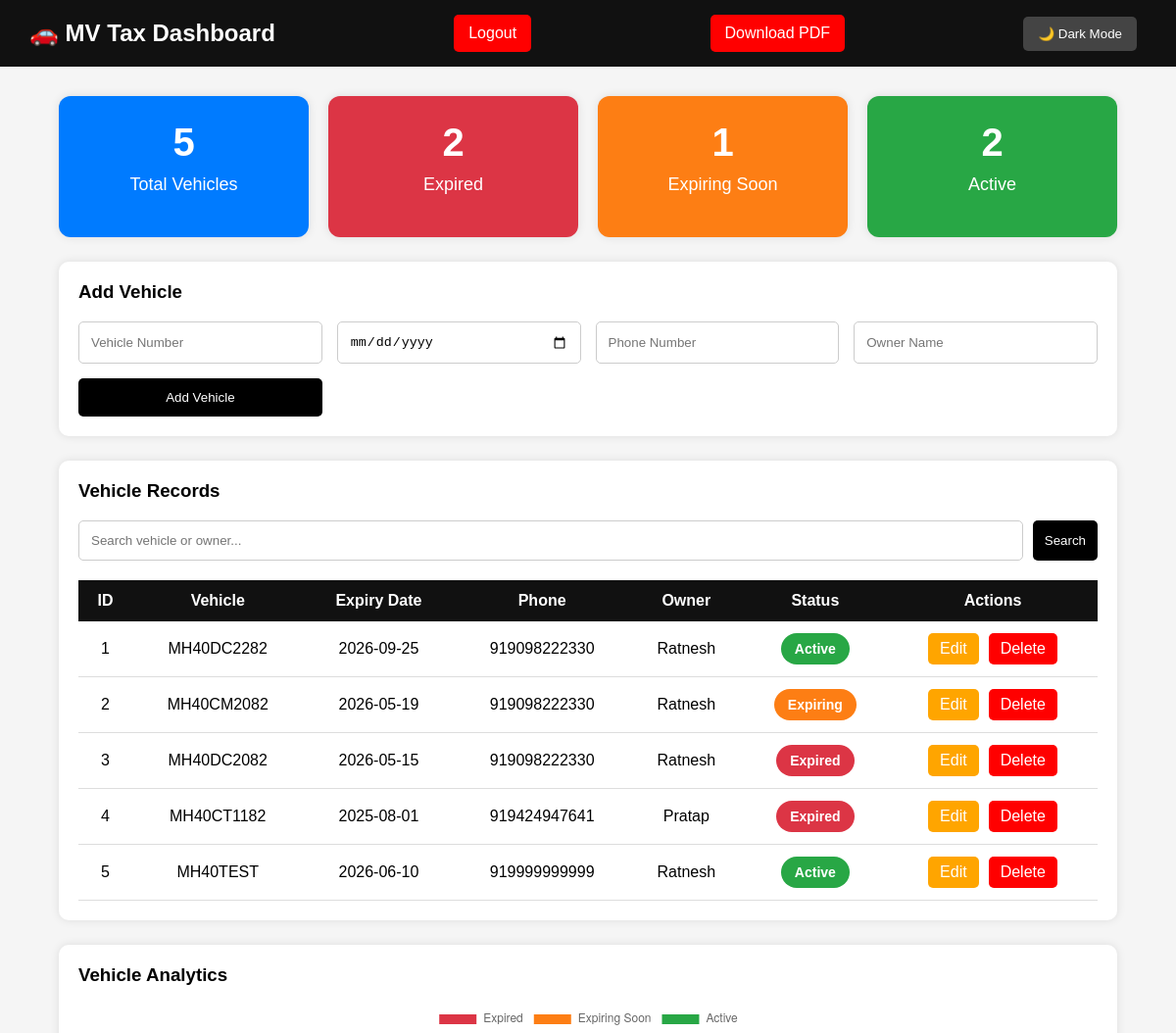
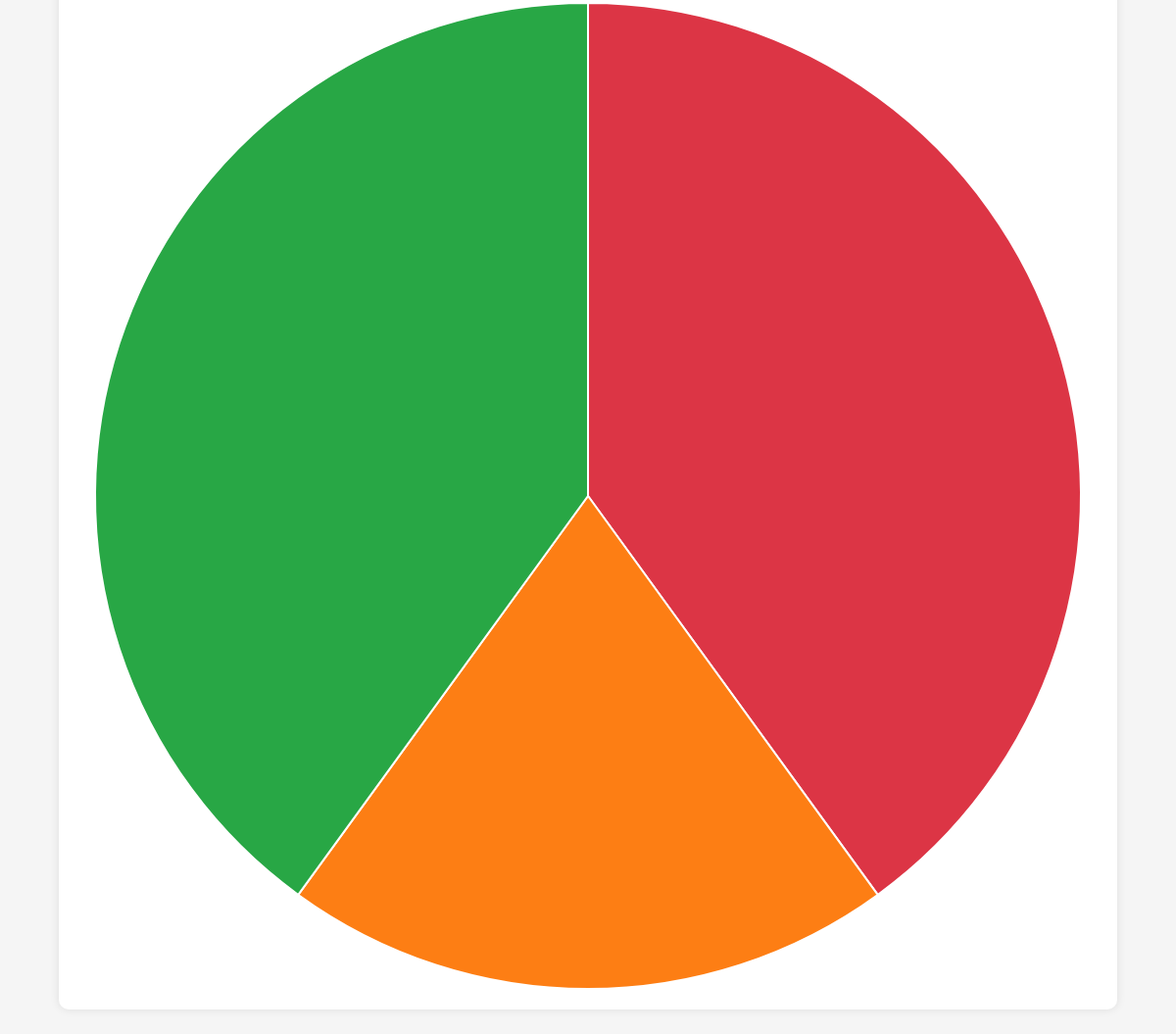
The page / (signed in) on the database as committed earlier (2 pictures, top to bottom).
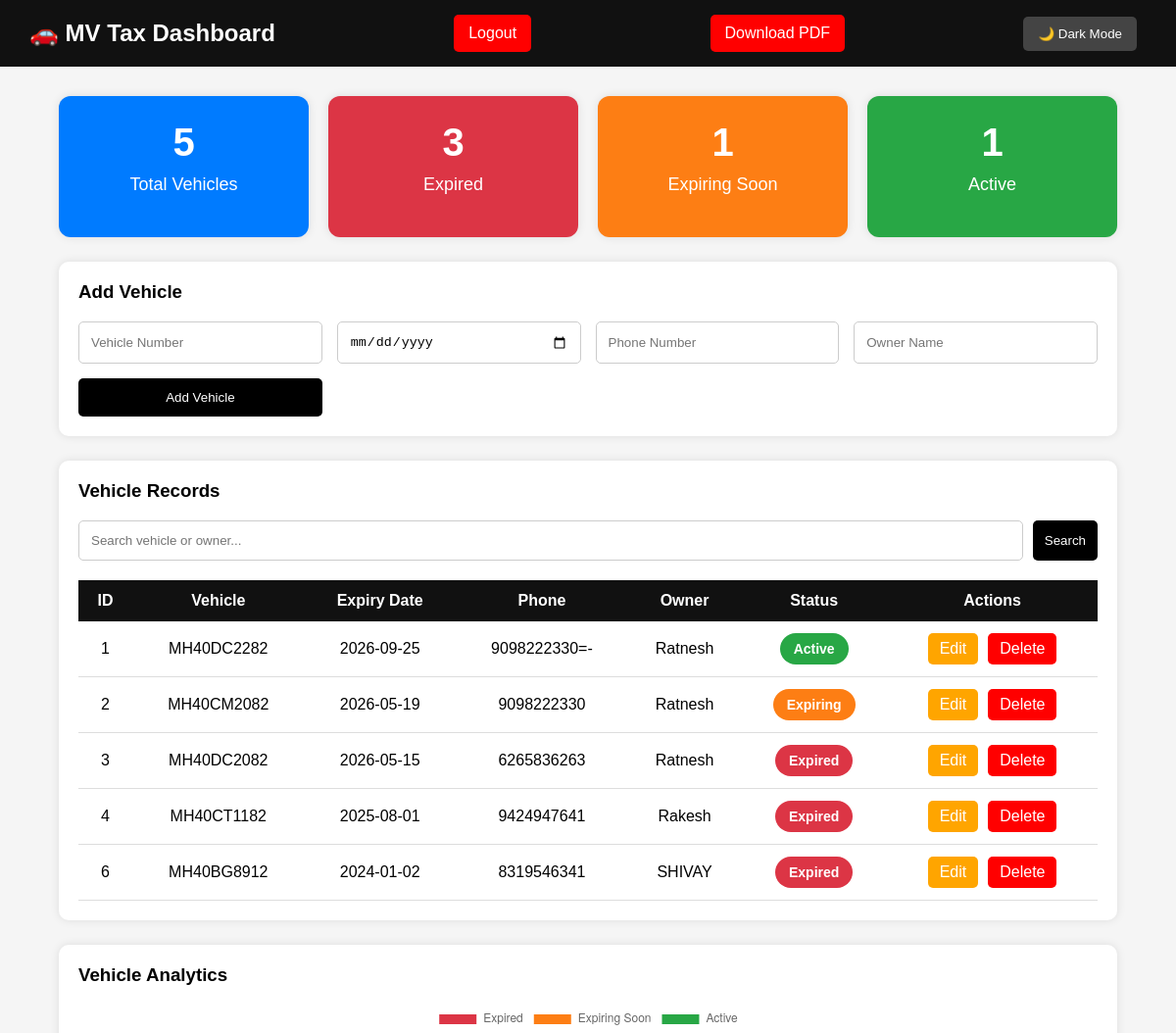
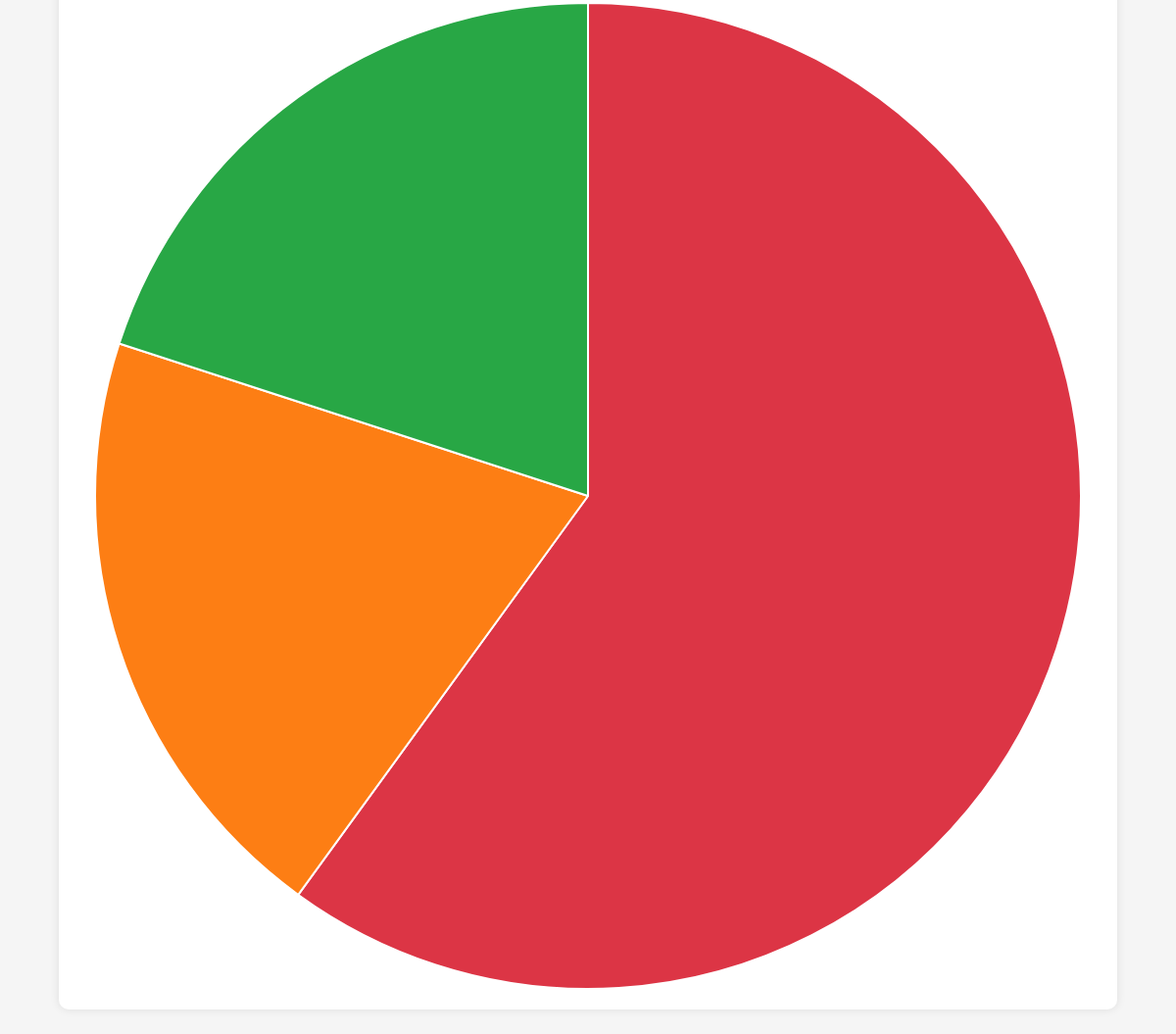
The same page on the database as committed later (2 pictures, top to bottom).
### tables this page shows
CREATE TABLE vehicles (

    id INTEGER PRIMARY KEY AUTOINCREMENT,

    vehicle_number TEXT NOT NULL,

    expiry_date TEXT NOT NULL,

    phone TEXT NOT NULL,

    owner TEXT
);

### dashboard.py (the view)
@app.route("/")
def home():
    if "user" not in session:
        return redirect("/login")
    search = request.args.get("search", "")
    conn = sqlite3.connect(DB_FILE)
    cursor = conn.cursor()
    if search:
        cursor.execute(
            """

        SELECT *
        FROM vehicles

        WHERE
            vehicle_number LIKE ?
            OR owner LIKE ?

        """,
            (f"%{search}%", f"%{search}%"),
        )
    else:
        cursor.execute(
            """
        SELECT *
        FROM vehicles
        """
        )
    vehicles = cursor.fetchall()
    from datetime import datetime
    today = datetime.today()
    total_vehicles = len(vehicles)
    expired_count = 0
    expiring_count = 0
    active_count = 0
    for vehicle in vehicles:
        expiry = datetime.strptime(vehicle[2], "%Y-%m-%d")
        days_left = (expiry - today).days
        if days_left < 0:
            expired_count += 1
        elif days_left <= 7:
            expiring_count += 1
        else:
            active_count += 1
    from datetime import timedelta
    current_date = today.strftime("%Y-%m-%d")
    warning_date = (today + timedelta(days=7)).strftime("%Y-%m-%d")
    conn.close()
    return render_template(
        "index.html",
        vehicles=vehicles,
        search=search,
        total_vehicles=total_vehicles,
        expired_count=expired_count,
        expiring_count=expiring_count,
        active_count=active_count,
        current_date=current_date,
        warning_date=warning_date,
    )

### templates/index.html (shortened to what this page needs)
<!DOCTYPE html>
<html>
<head>
</head>
<body>
    <div class="navbar">
        <h2>🚗 MV Tax Dashboard</h2>
        <a href="/logout" class="logout-btn">
            Logout
        </a>
        <a href="/report" class="logout-btn">
    Download PDF
</a>
<button onclick="toggleDarkMode()" id="theme-btn">
    🌙 Dark Mode
</button>
    </div>
    <div class="container">
        <div class="stats-grid">
            <div class="stat-card total">
                <h2>{{ total_vehicles }}</h2>
                <p>Total Vehicles</p>
            </div>
            <div class="stat-card expired">
                <h2>{{ expired_count }}</h2>
                <p>Expired</p>
            </div>
            <div class="stat-card expiring">
                <h2>{{ expiring_count }}</h2>
                <p>Expiring Soon</p>
            </div>
            <div class="stat-card active">
                <h2>{{ active_count }}</h2>
                <p>Active</p>
            </div>
        </div>
        <div class="card">
            <h3>Add Vehicle</h3>
            <form action="/add" method="POST">
                <input type="text" name="vehicle_number" placeholder="Vehicle Number" required>
                <input type="date" name="expiry_date" required>
                <input type="text" name="phone" placeholder="Phone Number" required>
                <input type="text" name="owner" placeholder="Owner Name">
                <button type="submit">
                    Add Vehicle
                </button>
            </form>
        </div>
        <div class="card">
            <h3>Vehicle Records</h3>
            <form method="GET" action="/" class="search-form">
                <input type="text" name="search" placeholder="Search vehicle or owner..." value="{{ search }}">
                <button type="submit">
                    Search
                </button>
            </form>
            <table>
                <tr>
                    <th>ID</th>
                    <th>Vehicle</th>
                    <th>Expiry Date</th>
                    <th>Phone</th>
                    <th>Owner</th>
                    <th>Status</th>
                    <th>Actions</th>
                </tr>
                {% for vehicle in vehicles %}
                <tr>
                    <td>{{ vehicle[0] }}</td>
                    <td>{{ vehicle[1] }}</td>
                    <td>{{ vehicle[2] }}</td>
                    <td>{{ vehicle[3] }}</td>
                    <td>{{ vehicle[4] }}</td>
                    <td>
                        {% set expiry = vehicle[2] %}
                        {% if expiry < current_date %} <span class="badge expired-badge">
                            Expired
                            </span>
                            {% elif expiry <= warning_date %} <span class="badge warning-badge">
                                Expiring
                                </span>
                                {% else %}
                                <span class="badge active-badge">
                                    Active
                                </span>
                                {% endif %}
                    </td>
                    <td>
                        <div class="action-buttons">
                            <a href="/edit/{{ vehicle[0] }}" class="edit-btn">
                                Edit
                            </a>
                            <a href="/delete/{{ vehicle[0] }}" class="delete-btn">
                                Delete
                            </a>
                        </div>
                    </td>
                </tr>
                {% endfor %}
            </table>
        </div>
        <div class="card">
            <h3>Vehicle Analytics</h3>
            <canvas id="vehicleChart"></canvas>
        </div>
        <script>
            const ctx = document
                .getElementById('vehicleChart');
            new Chart(ctx, {
                type: 'pie',
                data: {
                    labels: [
                        'Expired',
                        'Expiring Soon',
                        'Active'
                    ],
                    datasets: [{
                        data: [
                          "{{ expired_count }}",
                   " {{ expiring_count }}",
                    "{{ active_count }}"
                ],
                backgroundColor: [
                '#dc3545',
                '#fd7e14',
                '#28a745'
            ]
            }]
        }
    });
        </script>
    </div>
</body>
</html>

### templates/index.html (style rules this page uses)
#theme-btn { background: #444; color: white; border: none; padding: 10px 15px; border-radius: 5px; cursor: pointer; margin-right: 10px; }
.badge { padding: 8px 14px; border-radius: 20px; color: white; font-size: 14px; font-weight: bold; }
.expired-badge { background: #dc3545; }
.warning-badge { background: #fd7e14; }
.active-badge { background: #28a745; }
.stats-grid { display: grid; grid-template-columns: repeat(auto-fit, minmax(220px, 1fr)); gap: 20px; margin-bottom: 25px; }
.stat-card { padding: 25px; border-radius: 12px; color: white; text-align: center; box-shadow: 0px 0px 10px rgba(0, 0, 0, 0.1); }
.stat-card h2 { margin: 0; font-size: 40px; }
.stat-card p { margin-top: 10px; font-size: 18px; }
.total { background: #007bff; }
.expired { background: #dc3545; }
.expiring { background: #fd7e14; }
.active { background: #28a745; }
body { font-family: Arial; background: #f5f5f5; margin: 0; padding: 0; }
.navbar { background: #111; color: white; padding: 15px 30px; display: flex; justify-content: space-between; align-items: center; }
.navbar h2 { margin: 0; }
.logout-btn { background: red; color: white; padding: 10px 15px; text-decoration: none; border-radius: 5px; }
.container { width: 90%; margin: auto; margin-top: 30px; }
.card { background: white; padding: 20px; border-radius: 10px; box-shadow: 0px 0px 10px rgba(0, 0, 0, 0.1); margin-bottom: 25px; }
h3 { margin-top: 0; }
.search-form { display: flex; gap: 10px; margin-bottom: 20px; }
.search-form input { flex: 1; }
form { display: grid; grid-template-columns: repeat(auto-fit, minmax(220px, 1fr)); gap: 15px; }
input { padding: 12px; border: 1px solid #ccc; border-radius: 5px; }
button { padding: 12px; background: black; color: white; border: none; border-radius: 5px; cursor: pointer; }
table { width: 100%; border-collapse: collapse; }
th { background: #111; color: white; padding: 12px; }
td { padding: 12px; border-bottom: 1px solid #ddd; text-align: center; }
.edit-btn { background: orange; color: white; padding: 7px 12px; border-radius: 5px; text-decoration: none; }
.delete-btn { background: red; color: white; padding: 7px 12px; border-radius: 5px; text-decoration: none; }
.action-buttons { display: flex; justify-content: center; gap: 10px; }

Rows that differ between the two databases and show on the page:
removed vehicles: id "5", vehicle_number "MH40TEST", expiry_date "2026-06-10", phone "919999999999", owner "Ratnesh", shows "Active"
changed vehicles "MH40DC2282": phone "919098222330" → "9098222330=-"
changed vehicles "MH40CM2082": phone "919098222330" → "9098222330"
changed vehicles "MH40DC2082": phone "919098222330" → "6265836263"
changed vehicles "MH40CT1182": phone "919424947641" → "9424947641"; owner "Pratap" → "Rakesh"
added vehicles: id "6", vehicle_number "MH40BG8912", expiry_date "2024-01-02", phone "8319546341", owner "SHIVAY", shows "Expired"
Other text that changed with them:
{{ expired_count }}: "2" → "3"
{{ active_count }}: "2" → "1"
chart data {{ expired_count }}: 2 → 3
chart data {{ active_count }}: 2 → 1
